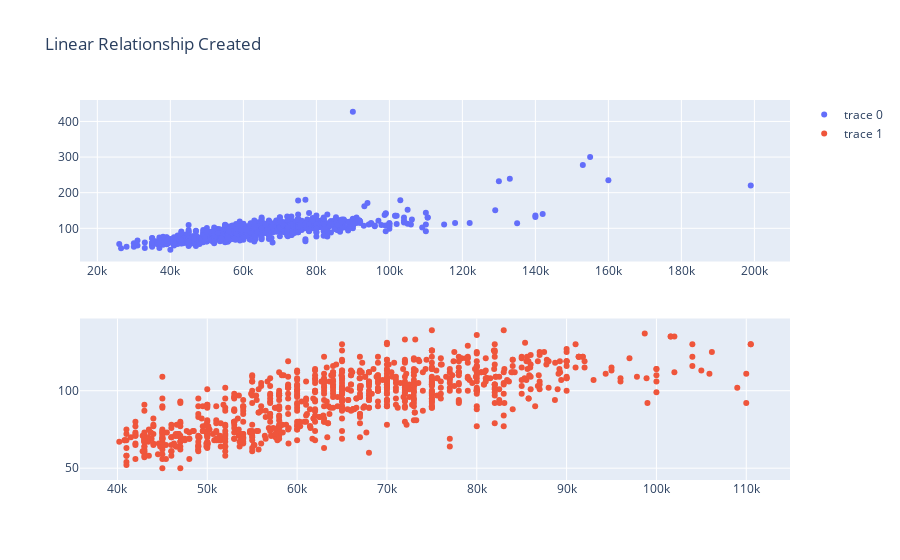

Notebook code for this chart:
### Code cell
from plotly.subplots import make_subplots
import plotly.graph_objects as go

fig = make_subplots(rows=2, cols=1)

fig.add_trace(
    go.Scatter(x=unaza_e_re_nl["price"], y=unaza_e_re_nl["interior_area"], mode="markers+text"),
    row=1, col=1
)

fig.add_trace(
    go.Scatter(x=unaza_e_re["price"], y=unaza_e_re["interior_area"], mode="markers+text"),
    row=2, col=1
)

fig.update_layout(title_text="Linear Relationship Created")
fig.show()

### Figure 1 — Plotly figure (JSON) as saved in the notebook; plotly's stock layout.template omitted (floating-point values rounded to 4 significant figures; data arrays with more than 128 entries replaced by an {"elided": "..."} marker saying what was removed)
{"data": [{"mode": "markers+text", "type": "scatter", "x": {"elided": "1023 int values"}, "xaxis": "x", "y": {"elided": "1023 int values"}, "yaxis": "y"}, {"mode": "markers+text", "type": "scatter", "x": {"elided": "940 int values"}, "xaxis": "x2", "y": {"elided": "940 int values"}, "yaxis": "y2"}], "layout": {"title": {"text": "Linear Relationship Created"}, "xaxis": {"anchor": "y", "domain": [0, 1]}, "xaxis2": {"anchor": "y2", "domain": [0, 1]}, "yaxis": {"anchor": "x", "domain": [0.575, 1]}, "yaxis2": {"anchor": "x2", "domain": [0, 0.425]}}}
